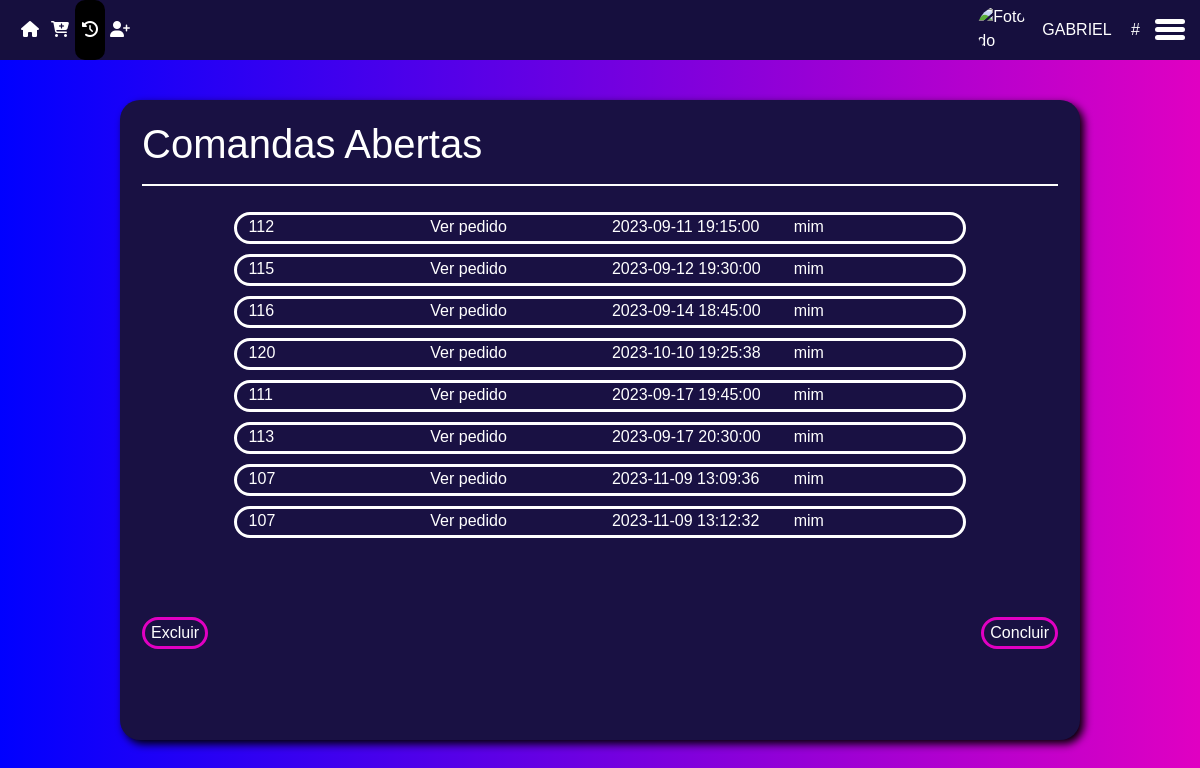
Page /Caixa/app/comandas-abertas/comandas-abertas.php (signed in) on the committed database.
### tables this page shows
CREATE TABLE IF NOT EXISTS `pedidos` (
  `id` int NOT NULL AUTO_INCREMENT,
  `mesa` int NOT NULL,
  `comanda` int NOT NULL,
  `id_burguer` int DEFAULT NULL,
  `qtd` int DEFAULT NULL,
  `id_bebida` int DEFAULT NULL,
  `qtdbeb` int DEFAULT NULL,
  `id_acompanhamento` int DEFAULT NULL,
  `qtdacomp` int DEFAULT NULL,
  `id_molho` int DEFAULT NULL,
  `qtdmolho` int DEFAULT NULL,
  `id_sobremesa` int DEFAULT NULL,
  `qtdsobremesa` int DEFAULT NULL,
  `obs` varchar(150) DEFAULT NULL,
  `horaPedido` datetime NOT NULL,
  `situacao` varchar(50) NOT NULL DEFAULT 'PREPARANDO',
  PRIMARY KEY (`id`) USING BTREE,
  KEY `id_burguer` (`id_burguer`),
  KEY `id_bebida` (`id_bebida`),
  KEY `id_acompanhamento` (`id_acompanhamento`),
  KEY `id_molho` (`id_molho`),
  KEY `mesa` (`mesa`),
  KEY `comanda` (`comanda`),
  KEY `id_sobremesa` (`id_sobremesa`),
  CONSTRAINT `pedidos_ibfk_1` FOREIGN KEY (`id_burguer`) REFERENCES `burguer` (`id_burguer`) ON DELETE CASCADE ON UPDATE CASCADE,
  CONSTRAINT `pedidos_ibfk_2` FOREIGN KEY (`id_bebida`) REFERENCES `bebida` (`id_bebida`) ON DELETE CASCADE ON UPDATE CASCADE,
  CONSTRAINT `pedidos_ibfk_3` FOREIGN KEY (`id_acompanhamento`) REFERENCES `acompanhamento` (`id_acompanhamento`) ON DELETE CASCADE ON UPDATE CASCADE,
  CONSTRAINT `pedidos_ibfk_4` FOREIGN KEY (`id_molho`) REFERENCES `molho` (`id_molho`) ON DELETE CASCADE ON UPDATE CASCADE,
  CONSTRAINT `pedidos_ibfk_5` FOREIGN KEY (`mesa`) REFERENCES `mesas` (`mesa`) ON DELETE CASCADE ON UPDATE CASCADE,
  CONSTRAINT `pedidos_ibfk_6` FOREIGN KEY (`comanda`) REFERENCES `comandas` (`comanda`) ON DELETE CASCADE ON UPDATE CASCADE,
  CONSTRAINT `pedidos_ibfk_7` FOREIGN KEY (`id_sobremesa`) REFERENCES `sobremesa` (`id_sobremesa`) ON DELETE CASCADE ON UPDATE CASCADE
);

### Caixa/app/comandas-abertas/comandas-abertas.php (the view, shortened to what this page needs)
<?php
include_once(__DIR__ . '/../../PHP/conn.php');
$nomeFunc = $_SESSION['nome'];
$idFunc = $_SESSION['id_func'];
$parts = explode(" ", $nomeFunc);
$primeiroNome = $parts[0];
$avatar = '../../../imgbd/' . $_SESSION['avatarSession'];
$comandas = $sql->query("SELECT * FROM pedidos WHERE situacao = 'PREPARANDO'");
?>
<!DOCTYPE html>
<html lang="pt-br">
<head>
    <link href="https://cdn.jsdelivr.net/npm/bootstrap@5.3.0-alpha3/dist/css/bootstrap.min.css" rel="stylesheet">
    <link rel="stylesheet" href="../../assets/css/menu.css">
    <link rel="stylesheet" href="../../assets/css/pedidos-abertos/pedidos-abertos.css">
</head>
<body>
    <div class="fundo">
        <header>
            <nav class="menuArea">
                <span>
                    <a href="../pagina-inicial/home.php">
                        <i class="fa-solid fa-house" style="color: #ffffff;"></i>
                    </a>
                </span>
                <span>
                    <a href="../novo-pedido/novo-pedido.php">
                        <i class="fa-solid fa-cart-plus" style="color: #ffffff;"></i>
                    </a>
                </span>
                <span class="active">
                    <a href="../comandas-abertas/comandas-abertas.php">
                        <i class="fa-solid fa-clock-rotate-left" style="color: #ffffff;"></i>
                    </a>
                </span>
                <span>
                    <a href="../area-do-cliente/area-do-cliente.php">
                        <i class="fa-solid fa-user-plus" style="color: #ffffff;"></i>
                    </a>
                </span>
            </nav>
            <aside class="sidebar-header">
                <img class="logo-img" src="<?php echo $avatar; ?>" alt="Foto do usuário">
                <span class="dados">
                    <span class="nome"><?php echo $primeiroNome; ?></span>
                    <span class="id">#<?php echo $idFunc; ?></span>
                </span>
                <div class="hamburger-menu">
                    <label for="checkbox-menu">
                        <span></span>
                        <span></span>
                        <span></span>
                    </label>
                </div>
            </aside>
        </header>
        <main>
            <div class="pedidosAbertosArea">
                <div class="container">
                    <h1>Comandas Abertas</h1>
                    <hr class="linha">
                    <div class="pedidosAbertosItems barra">
                    <?php foreach ($comandas as $index => $comanda): ?>
                        <div class="pedidosAbertosItemsArea">
                            <label for="1" class="optionComanda">
                                <div class="container">
                                    <div class="row">
                                        <div class="col-3">
                                            <p class="numComanda"><?php echo $comanda['comanda'];?></p>
                                        </div>
                                        <div class="col-3">
                                            <p class="btnVerPedido" data-comanda="<?php echo $comanda['comanda']; ?>">Ver pedido</p>
                                        </div>
                                        <div class="col-3">
                                            <p class="horaPedido"><?php echo $comanda['horaPedido']; ?></p>
                                        </div>
                                        <div class="col-3">
                                            <p><?php echo "mim"?></p>
                                        </div>
                                    </div>
                                </div>
                            </label>
                        </div>
                        <?php endforeach; ?>
                    </div>
                    <div class="optionButtonArea">
                        <button class="btnExcluirPedido" id="btnExcluirPedido" data-comanda="">Excluir</button>
                        <button class="btnConcluirPedido" id="btnConcluirPedido" data-comanda="' "'>Concluir</button>
                    </div>
                </div>
            </div>
        </main>
    </div>
</body>
</html>

### Caixa/assets/css/menu.css (style rules this page uses)
:root { --rosa: #E000C2; --azulClaro: #07E8FF; --azul: #0000FF; --azulEscuro: #191143; --azulDiferenciado: #3214E1; }
* { box-sizing: border-box; }
body { margin: 0; font-family: sans-serif; color: #fff; }
.fundo { position: absolute; background-image: linear-gradient(to left, var(--rosa), var(--azul)); width: 100%; height: 100%; }
header { background-color: rgb(22, 15, 62); width: 100%; height: 60px; display: flex; justify-content: space-between; align-items: center; }
.menuArea { display: block; margin-left: 15px; }
.menuArea { height: 100%; display: flex; align-items: center; }
.menuArea span { height: 100%; width: 30px; border-radius: 10px; display: flex; align-items: center; justify-content: center; transition: .3s; }
.menuArea span a { color: #fff; }
.active { background-color: #000; }
.sidebar-header { display: flex; align-items: center; margin-right: 15px; }
.logo-img { margin-right: 15px; width: 50px; height: 50px; border-radius: 50%; object-fit: cover; transition: .4s; }
.nome, .id { margin-right: 15px; }
.hamburger-menu { height: 100%; display: flex; align-items: center; justify-content: center; }
label { cursor: pointer; position: relative; display: block; height: 22px; width: 30px; }
label span { position: absolute; display: block; height: 5px; width: 100%; border-radius: 30px; background: #fff; transition: 0.25s ease-in-out; }
label span:nth-child(1) { top: 0; }
label span:nth-child(2) { top: 8px; }
label span:nth-child(3) { top: 16px; }
.linha { border: 1px solid white; opacity: 100; width: 100%; }

### Caixa/assets/css/pedidos-abertos/pedidos-abertos.css (style rules this page uses)
main { height: 90vh; display: flex; align-items: center; justify-content: center; }
.pedidosAbertosArea { height: 80vh; width: 80%; padding: 20px 10px 20px 10px; color: #fff; background-color: var(--azulEscuro); border-radius: 20px; box-shadow: 4px 4px 8px black; }
.pedidosAbertosItems { overflow: auto; height: 50vh; }
.optionComanda { display: block; width: 80%; height: 2em; margin: auto; border: 3px solid #fff; border-radius: 20px; transition: .3s; }
.pedidosAbertosItemsArea { margin-top: 10px }
.optionButtonArea { margin-top: 15px; display: flex; justify-content: space-between; }
.optionButtonArea button { background-color: var(--azulEscuro); color: #fff; border: 3px solid var(--rosa); border-radius: 20px; transition: .3s; }

### rows in the picture
pedidos: comanda "112", horaPedido "2023-09-11 19:15:00"
pedidos: comanda "115", horaPedido "2023-09-12 19:30:00"
pedidos: comanda "116", horaPedido "2023-09-14 18:45:00"
pedidos: comanda "120", horaPedido "2023-10-10 19:25:38"
pedidos: comanda "111", horaPedido "2023-09-17 19:45:00"
pedidos: comanda "113", horaPedido "2023-09-17 20:30:00"
pedidos: comanda "107", horaPedido "2023-11-09 13:09:36"
pedidos: comanda "107", horaPedido "2023-11-09 13:12:32"

### other values in the picture
$primeiroNome "GABRIEL"
